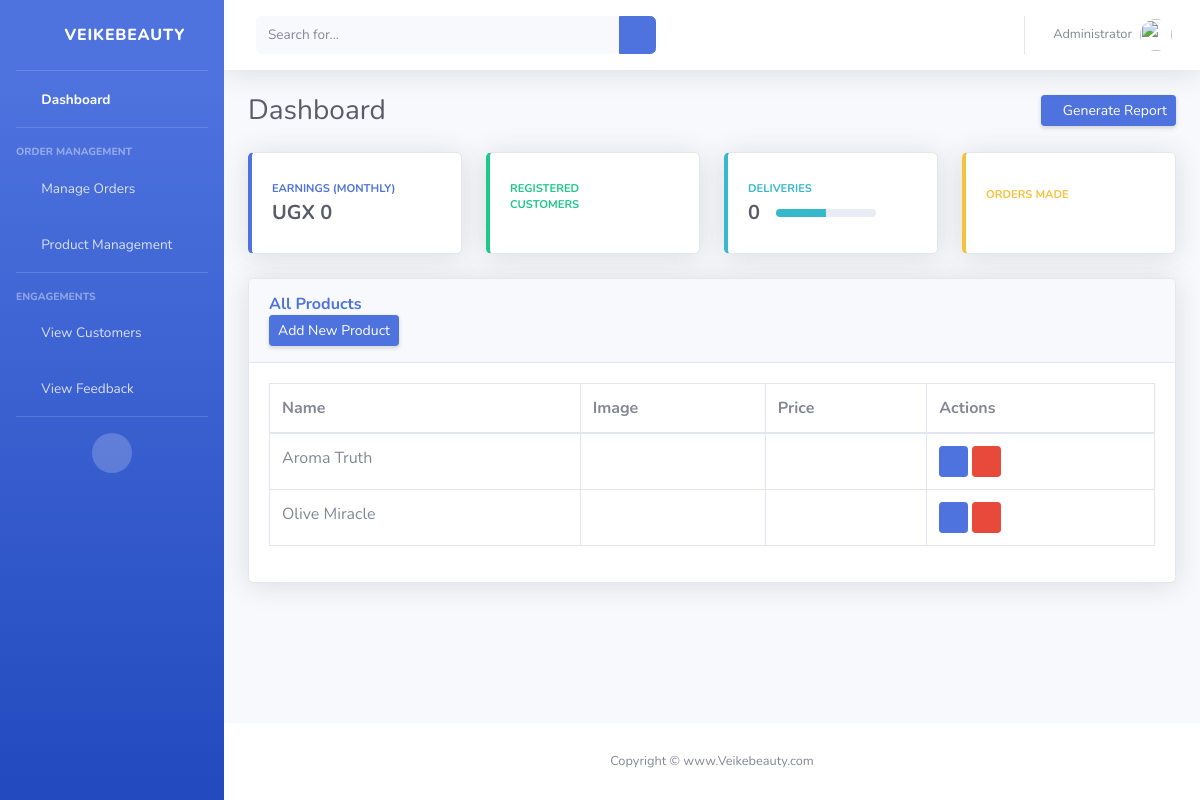
The page /admin-products (signed in) on the database as committed earlier.
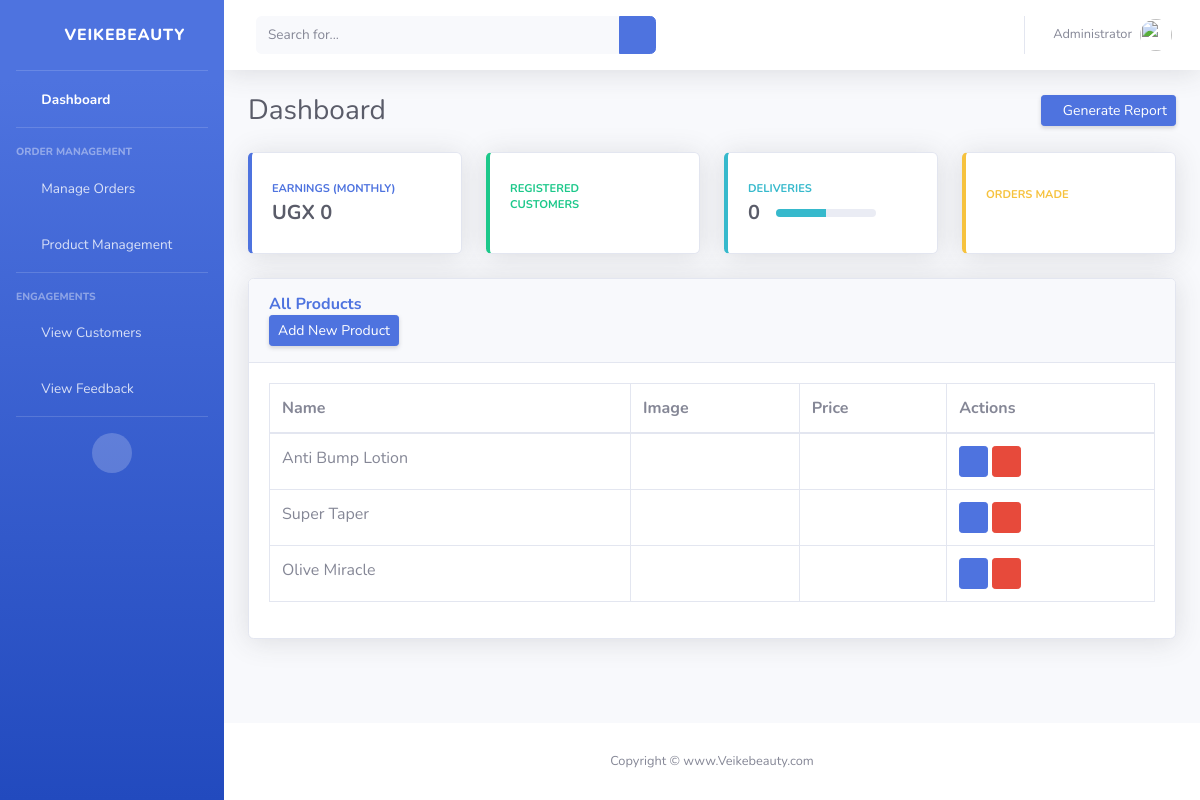
The same page on the database as committed later.
### ecom/models.py (models this page shows, shortened)
class Product(models.Model):
    name = models.CharField(max_length=40)
    category = models.ForeignKey(Category, on_delete=models.CASCADE)
    subcategory = models.ForeignKey(SubCategory, on_delete=models.CASCADE, null=True, blank=True)
    featured = models.BooleanField(default=False)
    deal_of_the_day = models.BooleanField(default=False)
    best_seller = models.BooleanField(default=False)
    new_arrival = models.BooleanField(default=False)
    trending = models.BooleanField(default=False)
    top_rated = models.BooleanField(default=False)
    inventory = models.PositiveIntegerField(default=0)
    number_in_stock = models.PositiveIntegerField(default=0)
    selling_price = models.PositiveIntegerField(default=0)
    discount_price = models.PositiveIntegerField(default=0)
    short_description = models.CharField(max_length=40, default="")
    long_description = models.TextField(max_length=1000, default="")
    images = models.ManyToManyField(Image, blank=True, related_name='product_images')

### ecom/views.py (the view)
# urls.py: path('admin-products', views.admin_products_view,name='admin-products'),
@login_required(login_url='adminlogin')
def admin_products_view(request):
    products=models.Product.objects.all()
    return render(request,'adminDashboard/manage_products.html',{'products':products})

### templates/adminDashboard/manage_products.html (shortened to what this page needs)
{% extends 'adminDashboard/base.html' %}
{% load static %}
{% block content %}
<div class="card shadow mb-4">
    <div class="card-header py-3">
        <h6 class="m-0 font-weight-bold text-primary">All Products</h6>
        <a href="/admin-add-product" class="d-none d-sm-inline-block btn btn-sm btn-primary shadow-sm"><span class="text">Add New Product</span> </a>
    </div>
    <div class="card-body">
        <div class="table-responsive">
            <table class="table table-bordered" id="dataTable" width="100%" cellspacing="0">
                <thead>
                    <tr>
                        <th>Name</th>
                        <th>Image</th>
                        <th>Price</th>
                        <th>Actions</th>
                    </tr>
                </thead>
                <tbody>
                    {% if products %}
                    {% for p in products %}
                        <tr>
                            <td>{{ p.name }}</td>
                            <td>
                            </td>
                            <td>{{ p.price }}</td>
                            <td>
                                <a class="btn btn-primary btn-sm" href="{% url 'update-product' p.id %}"><i class="fas fa-info-circle"></i></a>
                                <a class="btn btn-danger btn-sm" href="{% url 'delete-product' p.id %}"><i class="fas fa-trash"></i></a>
                            </td>
                        </tr>
                    {% endfor %}
                {% else %}
                    <tr>
                        <td colspan="4">
                            <h1>No Products!!</h1>
                        </td>
                    </tr>
                {% endif %}
                </tbody>
            </table>
        </div>
    </div>
</div>
{% endblock %}

Rows that differ between the two databases and show on the page:
removed Product: name "Aroma Truth"
added Product: name "Anti Bump Lotion"
added Product: name "Super Taper"
